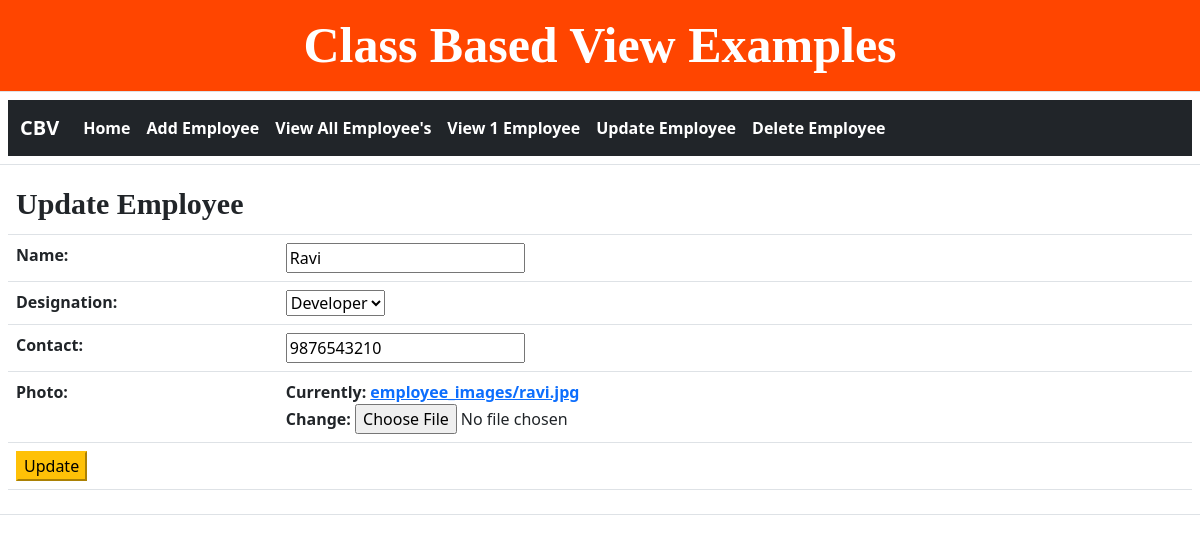
Before: /update_employee/1/ with the older database file.
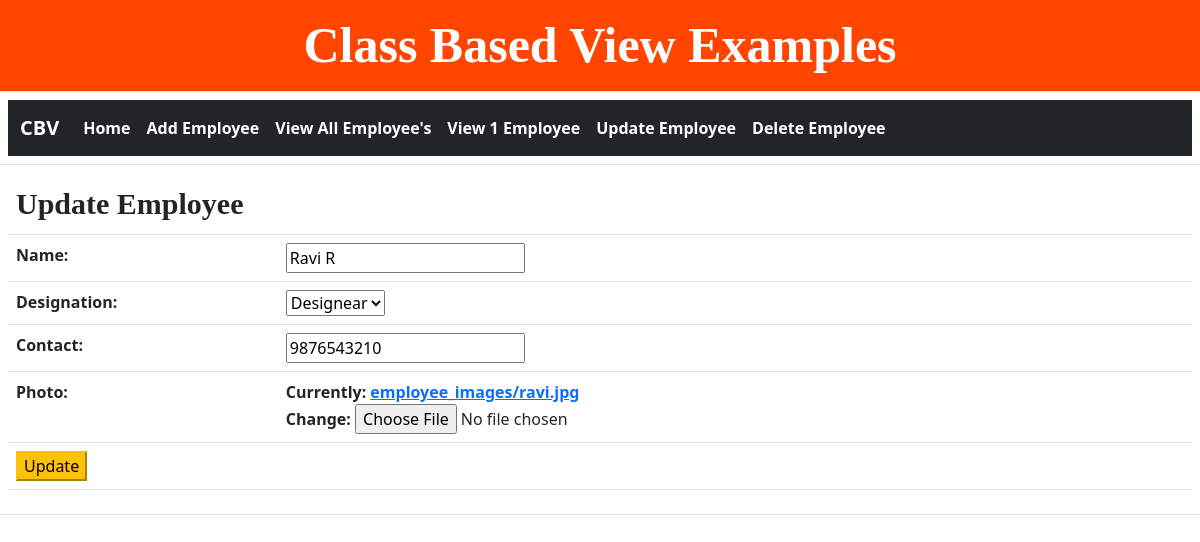
After: the same page with the newer database file.
### app26/models.py (models this page shows)
class EmployeeModel(models.Model):
    designantion_choices = (('Developer','Developer'),
                            ('Designaer','Designear'),
                            ('Manager','Manager'))
    idno = models.AutoField(primary_key=True)
    name = models.CharField(max_length=100)
    designation = models.CharField(choices=designantion_choices,max_length=100)
    contact = models.IntegerField(unique=True)
    photo = models.ImageField(upload_to='employee_images/')

### app26/views.py (the view)
# urls.py: path('update_employee/<int:pk>/',views.UpdateEmployee.as_view(),name='update_employee'),
class UpdateEmployee(UpdateView):
    template_name = 'update_employee.html'
    model = EmployeeModel
    fields = "__all__"
    success_url = '/view_all_employees/'

### templates/update_employee.html (shortened to what this page needs)
{% extends 'common.html' %}
{% block content %}
    {% load static %}
    <form method="post" enctype="multipart/form-data">
    <table class="table">
        <tr>
            <th colspan="2" style="font-family: 'Agency FB';font-size: 30px">
                Update Employee
            </th>
        </tr>
        {{ form }}
        <tr>
            <th colspan="2">
                <button type="submit" class="btn-warning">
                    Update
                </button>
            </th>
        </tr>
    </table>
    </form>
{% endblock %}

Changed rows visible on the page:
changed EmployeeModel: name "Ravi" → "Ravi R"; designation "Developer" → "Designear"
